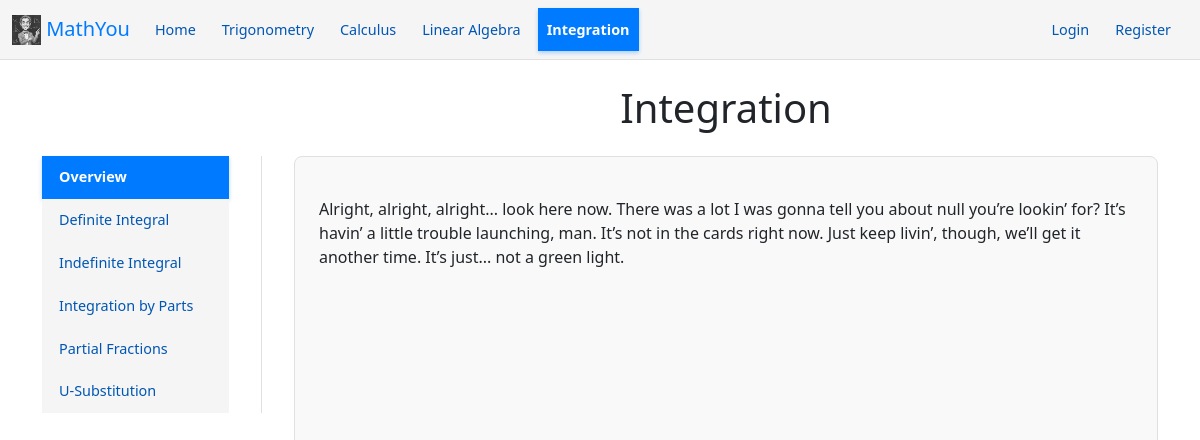
Page /integration on the committed database.
### app/models.py (models this page shows, shortened)
class Concept(db.Model):
    __tablename__ = 'concepts'
    id = db.Column(db.Integer, primary_key=True)
    name = db.Column(db.String(100), nullable=False)
    slug = db.Column(db.String(100), nullable=False)
    subject_id = db.Column(db.Integer, db.ForeignKey('subjects.id'), nullable=False)
    formula = db.Column(db.Text, nullable=True)
    explanation = db.Column(db.Text, nullable=True)
    core_idea = db.Column(db.Text, nullable=True)
    real_world_application = db.Column(db.Text, nullable=True)
    mathematical_demonstration = db.Column(db.Text, nullable=True)
    study_plan = db.Column(db.Text, nullable=True)
    subject = db.relationship('Subject', back_populates='concepts')
    questions = db.relationship('Question', back_populates='concept', lazy=True, cascade="all, delete-orphan")
    __table_args__ = (db.UniqueConstraint('subject_id', 'slug', name='_subject_concept_slug_uc'),)

class Subject(db.Model):
    __tablename__ = 'subjects'
    id = db.Column(db.Integer, primary_key=True)
    name = db.Column(db.String(100), unique=True, nullable=False)
    slug = db.Column(db.String(100), unique=True, nullable=False)
    concepts = db.relationship('Concept', back_populates='subject', lazy=True, cascade="all, delete-orphan")

### app/blueprints/main.py (the view, shortened to what this page needs)
@main_bp.route('/<string:subject_slug>')
def discipline_page(subject_slug):
    subject = Subject.query.filter_by(slug=subject_slug).first_or_404()
    problems_by_concept = {}
    difficulty_map = {'Easy': 1, 'Medium': 2, 'Hard': 3}
    reverse_difficulty_map = {1: 'Easy', 2: 'Medium', 3: 'Hard'}
    for concept in subject.concepts:
        questions = concept.questions
        if not questions:
            continue
        target_difficulty = 'Easy' # Default
        candidate = next((q for q in questions if q.difficulty == target_difficulty), None)
        if candidate:
            problems_by_concept[concept.slug] = [candidate.legacy_id]
        elif not current_user.is_authenticated:
                problems_by_concept[concept.slug] = [questions[0].legacy_id]
    return render_template('discipline.html',
                            discipline_name=subject.name,
                            concepts=subject.concepts,
                            active_page=subject.slug,
                            problems=problems_by_concept)

### templates/discipline.html
{% extends "base.html" %}
{% block content %}
<div class="discipline-layout">
    <nav class="concept-nav" data-menu="concept-nav">
        <a href="#overview" class="nav-link" data-concept="overview">Overview</a>
            {% for concept in concepts %}
            <a href="#{{ concept.slug }}"
            class="nav-link"
            data-concept="{{ concept.slug }}">
            {{ concept.name }}
        </a>
        {% endfor %}
    </nav>
    <main class="discipline-content">
        <h1 class="text-center mb-4">{{ discipline_name }}</h1>
        <math-content
            discpline-name="{{ discipline_name }}"
            discipline-id="{{ active_page }}"
            data-problems='{{ problems | tojson }}'
        ></math-content>
    </main>
</div>
{% endblock %}

### static/css/variables.css (style rules this page uses)
:root { --font-family: Arial, sans-serif; --base-font-size: 16px; --button-border-radius: 0; --button-bg-color: #0d6efd; --nav-primary-color: #007bff; --nav-text-color: #0056b3; --nav-bg-color: whitesmoke; --nav-hover-bg-color: #dbe9f7; --nav-active-text-color: #fff; --nav-border-color: #e0e0e0; --nav-border-radius: 0; --nav-font-size: 0.9rem; --nav-font-weight: 500; --nav-active-font-weight: 600; }

### static/css/navigation.css (style rules this page uses)
.nav-link { display: inline-block; padding: 0.6rem 1rem; color: var(--nav-text-color); background-color: var(--nav-bg-color); border-radius: var(--nav-border-radius); text-decoration: none; font-size: var(--nav-font-size); font-weight: var(--nav-font-weight); transition: all 0.2s ease-in-out; border: 1px solid transparent; white-space: nowrap; margin-right: 0.5rem; }
.nav-link.active { color: var(--nav-active-text-color); background-color: var(--nav-primary-color); font-weight: var(--nav-active-font-weight); box-shadow: 0 2px 4px rgba(0, 123, 255, 0.3); }
.discipline-layout { display: flex; flex-direction: column; gap: 1.5rem; }
.concept-nav { flex-wrap: wrap; padding-bottom: 1rem; border-bottom: 1px solid var(--nav-border-color); margin-top: 4.5rem; }
@media (min-width: 768px) { .discipline-layout { flex-direction: row; align-items: flex-start; gap: 2rem; } }
@media (min-width: 768px) { .concept-nav { flex-direction: column; flex-wrap: nowrap; flex-shrink: 0; width: 220px; border-bottom: none; border-right: 1px solid var(--nav-border-color); padding-right: 2rem; padding-bottom: 0; } }
@media (min-width: 768px) { .concept-nav .nav-link { width: 100%; } }

### rows in the picture
Concept: name "Definite Integral"
Concept: name "Indefinite Integral"
Concept: name "Integration by Parts"
Concept: name "Partial Fractions"
Concept: name "U-Substitution"
Subject: name "Integration"
